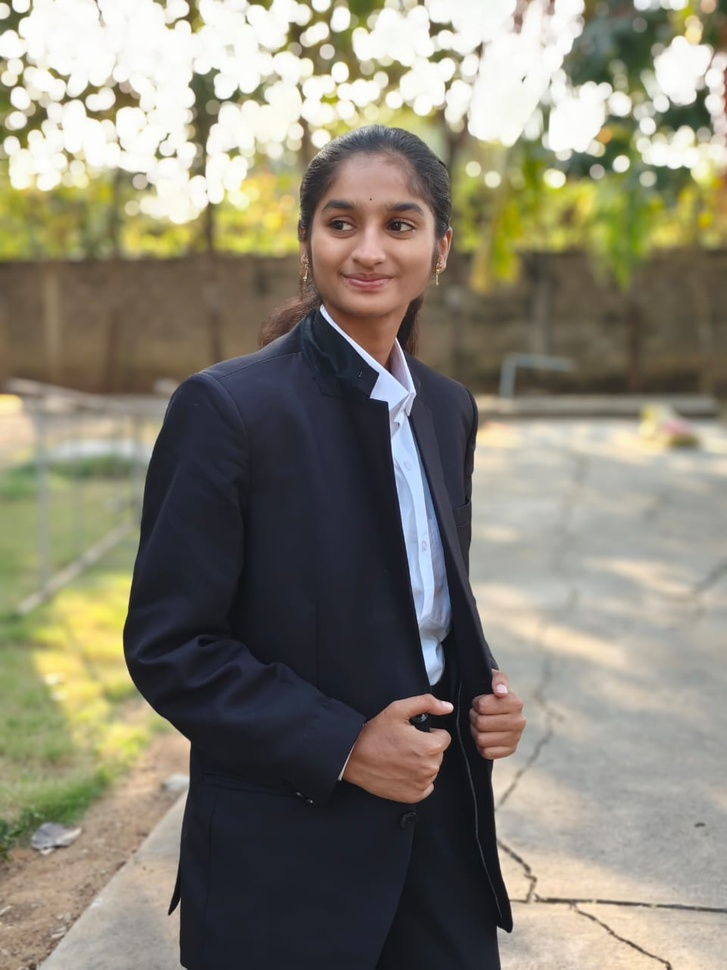
#> input picture photo.jpg, 727 x 970 px, shrunk from 960 x 1280 before the run
$ python face_detection.py
#> lines starting #> are read from the running program, lines starting #| are printed output that depends on the picture; after the words box and inside, x2 and y2 are one past the last pixel; in counts of white or black regions, pixels touching at a corner belong together
import cv2

img = cv2.imread("photo.jpg")
#> img is the input picture: shape (970, 727, 3); mean B, G, R 115.5, 130.8, 135.3

face_cascade = cv2.CascadeClassifier(
    cv2.data.haarcascades + "haarcascade_frontalface_default.xml"
)

gray = cv2.cvtColor(img, cv2.COLOR_BGR2GRAY)
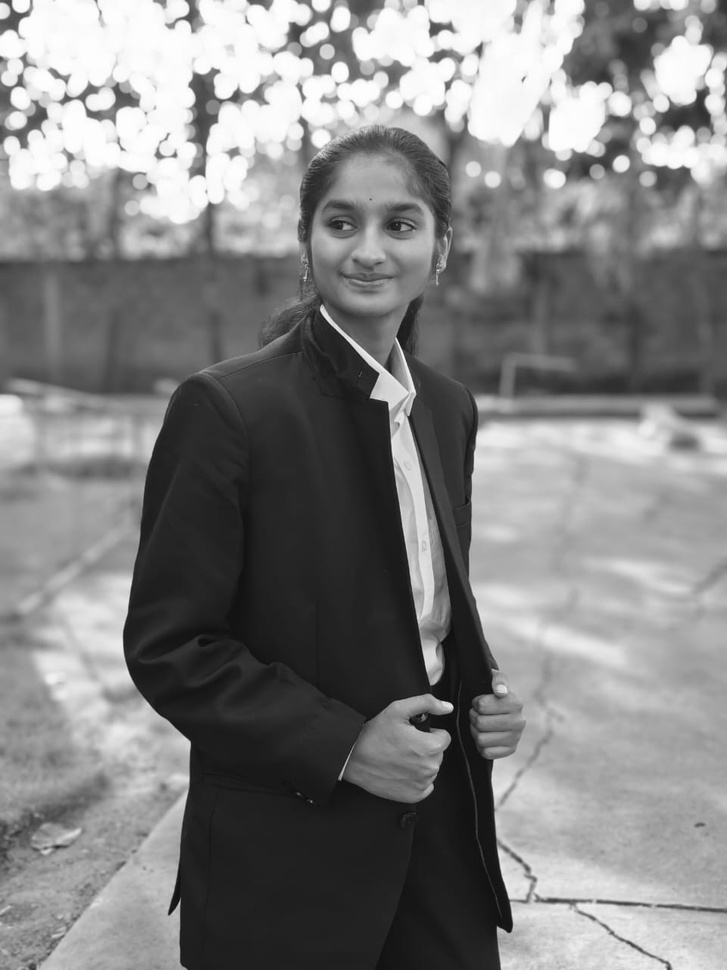
#> gray: shape (970, 727); min 3, max 255, mean 130.4

faces = face_cascade.detectMultiScale(gray, 1.1, 4)
#> faces = [[418, 17, 93, 93], [291, 161, 159, 159]]

for (x, y, w, h) in faces:
    cv2.rectangle(img, (x, y), (x+w, y+h), (0, 255, 0), 2)
#> this loop made 2 passes
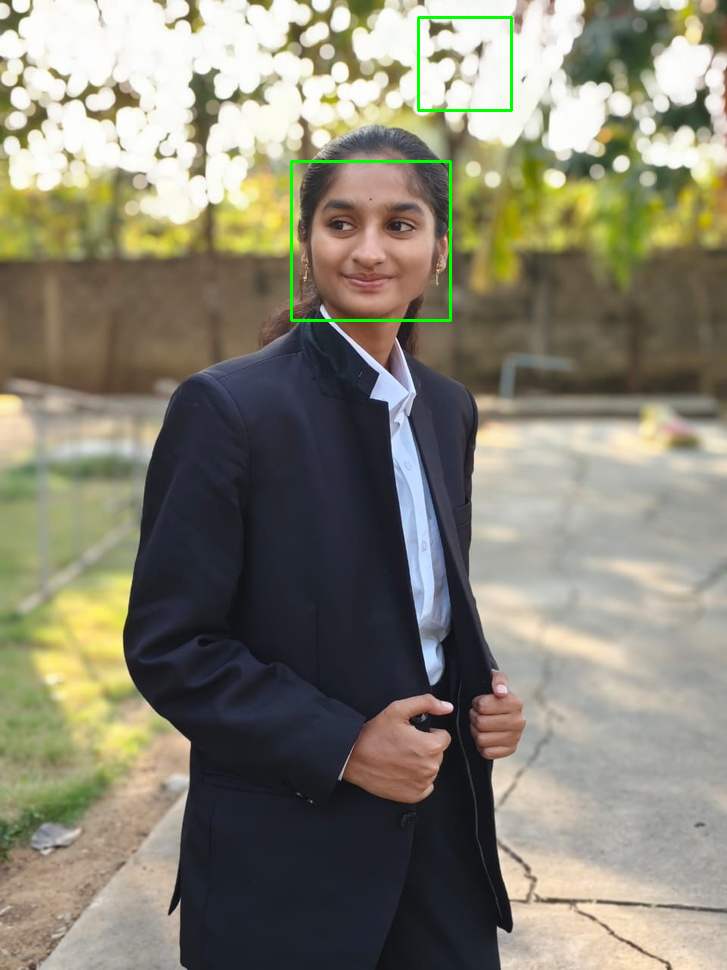
#> img: shape (970, 727, 3); 0.43% of pixels changed, all inside (x1, y1, x2, y2) = (290, 16, 513, 322)

print("Faces detected:", len(faces))
#| Faces detected: 2

cv2.imshow("Face Detection", img)
cv2.waitKey(0)
cv2.destroyAllWindows()
